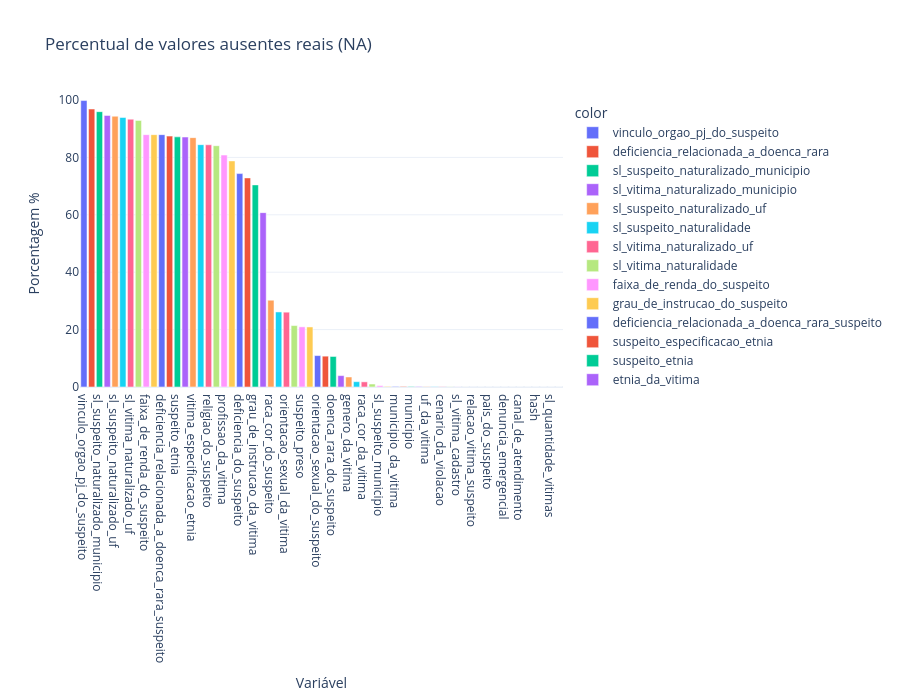

Notebook cell for this chart:
### Code cell
fig_missing = px.bar(x=missing_values.index, y=missing_values.values, title="Percentual de valores ausentes reais (NA)", labels={'x':'Variável', 'y':'Porcentagem %'}, color=missing_values.index)
fig_missing.update_layout(yaxis_range=[0, 100], height=700)
fig_missing.show()

### Figure 1 — Plotly figure (JSON) as saved in the notebook; plotly's stock layout.template omitted (floating-point values rounded to 4 significant figures)
{"data": [{"hovertemplate": "color=vinculo_orgao_pj_do_suspeito<br>Variável=%{x}<br>Porcentagem %=%{y}<extra></extra>", "legendgroup": "vinculo_orgao_pj_do_suspeito", "marker": {"color": "#636efa", "pattern": {"shape": ""}}, "name": "vinculo_orgao_pj_do_suspeito", "orientation": "v", "showlegend": true, "textposition": "auto", "type": "bar", "x": ["vinculo_orgao_pj_do_suspeito"], "xaxis": "x", "y": [99.8], "yaxis": "y"}, {"hovertemplate": "color=deficiencia_relacionada_a_doenca_rara<br>Variável=%{x}<br>Porcentagem %=%{y}<extra></extra>", "legendgroup": "deficiencia_relacionada_a_doenca_rara", "marker": {"color": "#EF553B", "pattern": {"shape": ""}}, "name": "deficiencia_relacionada_a_doenca_rara", "orientation": "v", "showlegend": true, "textposition": "auto", "type": "bar", "x": ["deficiencia_relacionada_a_doenca_rara"], "xaxis": "x", "y": [96.86], "yaxis": "y"}, {"hovertemplate": "color=sl_suspeito_naturalizado_municipio<br>Variável=%{x}<br>Porcentagem %=%{y}<extra></extra>", "legendgroup": "sl_suspeito_naturalizado_municipio", "marker": {"color": "#00cc96", "pattern": {"shape": ""}}, "name": "sl_suspeito_naturalizado_municipio", "orientation": "v", "showlegend": true, "textposition": "auto", "type": "bar", "x": ["sl_suspeito_naturalizado_municipio"], "xaxis": "x", "y": [95.94], "yaxis": "y"}, {"hovertemplate": "color=sl_vitima_naturalizado_municipio<br>Variável=%{x}<br>Porcentagem %=%{y}<extra></extra>", "legendgroup": "sl_vitima_naturalizado_municipio", "marker": {"color": "#ab63fa", "pattern": {"shape": ""}}, "name": "sl_vitima_naturalizado_municipio", "orientation": "v", "showlegend": true, "textposition": "auto", "type": "bar", "x": ["sl_vitima_naturalizado_municipio"], "xaxis": "x", "y": [94.62], "yaxis": "y"}, {"hovertemplate": "color=sl_suspeito_naturalizado_uf<br>Variável=%{x}<br>Porcentagem %=%{y}<extra></extra>", "legendgroup": "sl_suspeito_naturalizado_uf", "marker": {"color": "#FFA15A", "pattern": {"shape": ""}}, "name": "sl_suspeito_naturalizado_uf", "orientation": "v", "showlegend": true, "textposition": "auto", "type": "bar", "x": ["sl_suspeito_naturalizado_uf"], "xaxis": "x", "y": [94.35], "yaxis": "y"}, {"hovertemplate": "color=sl_suspeito_naturalidade<br>Variável=%{x}<br>Porcentagem %=%{y}<extra></extra>", "legendgroup": "sl_suspeito_naturalidade", "marker": {"color": "#19d3f3", "pattern": {"shape": ""}}, "name": "sl_suspeito_naturalidade", "orientation": "v", "showlegend": true, "textposition": "auto", "type": "bar", "x": ["sl_suspeito_naturalidade"], "xaxis": "x", "y": [93.91], "yaxis": "y"}, {"hovertemplate": "color=sl_vitima_naturalizado_uf<br>Variável=%{x}<br>Porcentagem %=%{y}<extra></extra>", "legendgroup": "sl_vitima_naturalizado_uf", "marker": {"color": "#FF6692", "pattern": {"shape": ""}}, "name": "sl_vitima_naturalizado_uf", "orientation": "v", "showlegend": true, "textposition": "auto", "type": "bar", "x": ["sl_vitima_naturalizado_uf"], "xaxis": "x", "y": [93.33], "yaxis": "y"}, {"hovertemplate": "color=sl_vitima_naturalidade<br>Variável=%{x}<br>Porcentagem %=%{y}<extra></extra>", "legendgroup": "sl_vitima_naturalidade", "marker": {"color": "#B6E880", "pattern": {"shape": ""}}, "name": "sl_vitima_naturalidade", "orientation": "v", "showlegend": true, "textposition": "auto", "type": "bar", "x": ["sl_vitima_naturalidade"], "xaxis": "x", "y": [92.88], "yaxis": "y"}, {"hovertemplate": "color=faixa_de_renda_do_suspeito<br>Variável=%{x}<br>Porcentagem %=%{y}<extra></extra>", "legendgroup": "faixa_de_renda_do_suspeito", "marker": {"color": "#FF97FF", "pattern": {"shape": ""}}, "name": "faixa_de_renda_do_suspeito", "orientation": "v", "showlegend": true, "textposition": "auto", "type": "bar", "x": ["faixa_de_renda_do_suspeito"], "xaxis": "x", "y": [87.93], "yaxis": "y"}, {"hovertemplate": "color=grau_de_instrucao_do_suspeito<br>Variável=%{x}<br>Porcentagem %=%{y}<extra></extra>", "legendgroup": "grau_de_instrucao_do_suspeito", "marker": {"color": "#FECB52", "pattern": {"shape": ""}}, "name": "grau_de_instrucao_do_suspeito", "orientation": "v", "showlegend": true, "textposition": "auto", "type": "bar", "x": ["grau_de_instrucao_do_suspeito"], "xaxis": "x", "y": [87.93], "yaxis": "y"}, {"hovertemplate": "color=deficiencia_relacionada_a_doenca_rara_suspeito<br>Variável=%{x}<br>Porcentagem %=%{y}<extra></extra>", "legendgroup": "deficiencia_relacionada_a_doenca_rara_suspeito", "marker": {"color": "#636efa", "pattern": {"shape": ""}}, "name": "deficiencia_relacionada_a_doenca_rara_suspeito", "orientation": "v", "showlegend": true, "textposition": "auto", "type": "bar", "x": ["deficiencia_relacionada_a_doenca_rara_suspeito"], "xaxis": "x", "y": [87.93], "yaxis": "y"}, {"hovertemplate": "color=suspeito_especificacao_etnia<br>Variável=%{x}<br>Porcentagem %=%{y}<extra></extra>", "legendgroup": "suspeito_especificacao_etnia", "marker": {"color": "#EF553B", "pattern": {"shape": ""}}, "name": "suspeito_especificacao_etnia", "orientation": "v", "showlegend": true, "textposition": "auto", "type": "bar", "x": ["suspeito_especificacao_etnia"], "xaxis": "x", "y": [87.42], "yaxis": "y"}, {"hovertemplate": "color=suspeito_etnia<br>Variável=%{x}<br>Porcentagem %=%{y}<extra></extra>", "legendgroup": "suspeito_etnia", "marker": {"color": "#00cc96", "pattern": {"shape": ""}}, "name": "suspeito_etnia", "orientation": "v", "showlegend": true, "textposition": "auto", "type": "bar", "x": ["suspeito_etnia"], "xaxis": "x", "y": [87.16], "yaxis": "y"}, {"hovertemplate": "color=etnia_da_vitima<br>Variável=%{x}<br>Porcentagem %=%{y}<extra></extra>", "legendgroup": "etnia_da_vitima", "marker": {"color": "#ab63fa", "pattern": {"shape": ""}}, "name": "etnia_da_vitima", "orientation": "v", "showlegend": true, "textposition": "auto", "type": "bar", "x": ["etnia_da_vitima"], "xaxis": "x", "y": [87.09], "yaxis": "y"}, {"hovertemplate": "color=vitima_especificacao_etnia<br>Variável=%{x}<br>Porcentagem %=%{y}<extra></extra>", "legendgroup": "vitima_especificacao_etnia", "marker": {"color": "#FFA15A", "pattern": {"shape": ""}}, "name": "vitima_especificacao_etnia", "orientation": "v", "showlegend": true, "textposition": "auto", "type": "bar", "x": ["vitima_especificacao_etnia"], "xaxis": "x", "y": [86.89], "yaxis": "y"}, {"hovertemplate": "color=faixa_de_renda_da_vitima<br>Variável=%{x}<br>Porcentagem %=%{y}<extra></extra>", "legendgroup": "faixa_de_renda_da_vitima", "marker": {"color": "#19d3f3", "pattern": {"shape": ""}}, "name": "faixa_de_renda_da_vitima", "orientation": "v", "showlegend": true, "textposition": "auto", "type": "bar", "x": ["faixa_de_renda_da_vitima"], "xaxis": "x", "y": [84.44], "yaxis": "y"}, {"hovertemplate": "color=religiao_do_suspeito<br>Variável=%{x}<br>Porcentagem %=%{y}<extra></extra>", "legendgroup": "religiao_do_suspeito", "marker": {"color": "#FF6692", "pattern": {"shape": ""}}, "name": "religiao_do_suspeito", "orientation": "v", "showlegend": true, "textposition": "auto", "type": "bar", "x": ["religiao_do_suspeito"], "xaxis": "x", "y": [84.4], "yaxis": "y"}, {"hovertemplate": "color=religiao_da_vitima<br>Variável=%{x}<br>Porcentagem %=%{y}<extra></extra>", "legendgroup": "religiao_da_vitima", "marker": {"color": "#B6E880", "pattern": {"shape": ""}}, "name": "religiao_da_vitima", "orientation": "v", "showlegend": true, "textposition": "auto", "type": "bar", "x": ["religiao_da_vitima"], "xaxis": "x", "y": [84.07], "yaxis": "y"}, {"hovertemplate": "color=profissao_da_vitima<br>Variável=%{x}<br>Porcentagem %=%{y}<extra></extra>", "legendgroup": "profissao_da_vitima", "marker": {"color": "#FF97FF", "pattern": {"shape": ""}}, "name": "profissao_da_vitima", "orientation": "v", "showlegend": true, "textposition": "auto", "type": "bar", "x": ["profissao_da_vitima"], "xaxis": "x", "y": [80.81], "yaxis": "y"}, {"hovertemplate": "color=sl_suspeito_ramo<br>Variável=%{x}<br>Porcentagem %=%{y}<extra></extra>", "legendgroup": "sl_suspeito_ramo", "marker": {"color": "#FECB52", "pattern": {"shape": ""}}, "name": "sl_suspeito_ramo", "orientation": "v", "showlegend": true, "textposition": "auto", "type": "bar", "x": ["sl_suspeito_ramo"], "xaxis": "x", "y": [78.78], "yaxis": "y"}, {"hovertemplate": "color=deficiencia_do_suspeito<br>Variável=%{x}<br>Porcentagem %=%{y}<extra></extra>", "legendgroup": "deficiencia_do_suspeito", "marker": {"color": "#636efa", "pattern": {"shape": ""}}, "name": "deficiencia_do_suspeito", "orientation": "v", "showlegend": true, "textposition": "auto", "type": "bar", "x": ["deficiencia_do_suspeito"], "xaxis": "x", "y": [74.36], "yaxis": "y"}, {"hovertemplate": "color=deficiencia_da_vitima<br>Variável=%{x}<br>Porcentagem %=%{y}<extra></extra>", "legendgroup": "deficiencia_da_vitima", "marker": {"color": "#EF553B", "pattern": {"shape": ""}}, "name": "deficiencia_da_vitima", "orientation": "v", "showlegend": true, "textposition": "auto", "type": "bar", "x": ["deficiencia_da_vitima"], "xaxis": "x", "y": [72.85], "yaxis": "y"}, {"hovertemplate": "color=grau_de_instrucao_da_vitima<br>Variável=%{x}<br>Porcentagem %=%{y}<extra></extra>", "legendgroup": "grau_de_instrucao_da_vitima", "marker": {"color": "#00cc96", "pattern": {"shape": ""}}, "name": "grau_de_instrucao_da_vitima", "orientation": "v", "showlegend": true, "textposition": "auto", "type": "bar", "x": ["grau_de_instrucao_da_vitima"], "xaxis": "x", "y": [70.42], "yaxis": "y"}, {"hovertemplate": "color=motivacao<br>Variável=%{x}<br>Porcentagem %=%{y}<extra></extra>", "legendgroup": "motivacao", "marker": {"color": "#ab63fa", "pattern": {"shape": ""}}, "name": "motivacao", "orientation": "v", "showlegend": true, "textposition": "auto", "type": "bar", "x": ["motivacao"], "xaxis": "x", "y": [60.75], "yaxis": "y"}, {"hovertemplate": "color=raca_cor_do_suspeito<br>Variável=%{x}<br>Porcentagem %=%{y}<extra></extra>", "legendgroup": "raca_cor_do_suspeito", "marker": {"color": "#FFA15A", "pattern": {"shape": ""}}, "name": "raca_cor_do_suspeito", "orientation": "v", "showlegend": true, "textposition": "auto", "type": "bar", "x": ["raca_cor_do_suspeito"], "xaxis": "x", "y": [30.23], "yaxis": "y"}, {"hovertemplate": "color=vitima_preso_a<br>Variável=%{x}<br>Porcentagem %=%{y}<extra></extra>", "legendgroup": "vitima_preso_a", "marker": {"color": "#19d3f3", "pattern": {"shape": ""}}, "name": "vitima_preso_a", "orientation": "v", "showlegend": true, "textposition": "auto", "type": "bar", "x": ["vitima_preso_a"], "xaxis": "x", "y": [26.15], "yaxis": "y"}, {"hovertemplate": "color=orientacao_sexual_da_vitima<br>Variável=%{x}<br>Porcentagem %=%{y}<extra></extra>", "legendgroup": "orientacao_sexual_da_vitima", "marker": {"color": "#FF6692", "pattern": {"shape": ""}}, "name": "orientacao_sexual_da_vitima", "orientation": "v", "showlegend": true, "textposition": "auto", "type": "bar", "x": ["orientacao_sexual_da_vitima"], "xaxis": "x", "y": [26.07], "yaxis": "y"}, {"hovertemplate": "color=faixa_etaria_do_suspeito<br>Variável=%{x}<br>Porcentagem %=%{y}<extra></extra>", "legendgroup": "faixa_etaria_do_suspeito", "marker": {"color": "#B6E880", "pattern": {"shape": ""}}, "name": "faixa_etaria_do_suspeito", "orientation": "v", "showlegend": true, "textposition": "auto", "type": "bar", "x": ["faixa_etaria_do_suspeito"], "xaxis": "x", "y": [21.41], "yaxis": "y"}, {"hovertemplate": "color=suspeito_preso<br>Variável=%{x}<br>Porcentagem %=%{y}<extra></extra>", "legendgroup": "suspeito_preso", "marker": {"color": "#FF97FF", "pattern": {"shape": ""}}, "name": "suspeito_preso", "orientation": "v", "showlegend": true, "textposition": "auto", "type": "bar", "x": ["suspeito_preso"], "xaxis": "x", "y": [20.96], "yaxis": "y"}, {"hovertemplate": "color=profissao_do_suspeito<br>Variável=%{x}<br>Porcentagem %=%{y}<extra></extra>", "legendgroup": "profissao_do_suspeito", "marker": {"color": "#FECB52", "pattern": {"shape": ""}}, "name": "profissao_do_suspeito", "orientation": "v", "showlegend": true, "textposition": "auto", "type": "bar", "x": ["profissao_do_suspeito"], "xaxis": "x", "y": [20.92], "yaxis": "y"}, {"hovertemplate": "color=orientacao_sexual_do_suspeito<br>Variável=%{x}<br>Porcentagem %=%{y}<extra></extra>", "legendgroup": "orientacao_sexual_do_suspeito", "marker": {"color": "#636efa", "pattern": {"shape": ""}}, "name": "orientacao_sexual_do_suspeito", "orientation": "v", "showlegend": true, "textposition": "auto", "type": "bar", "x": ["orientacao_sexual_do_suspeito"], "xaxis": "x", "y": [10.95], "yaxis": "y"}, {"hovertemplate": "color=genero_do_suspeito<br>Variável=%{x}<br>Porcentagem %=%{y}<extra></extra>", "legendgroup": "genero_do_suspeito", "marker": {"color": "#EF553B", "pattern": {"shape": ""}}, "name": "genero_do_suspeito", "orientation": "v", "showlegend": true, "textposition": "auto", "type": "bar", "x": ["genero_do_suspeito"], "xaxis": "x", "y": [10.75], "yaxis": "y"}, {"hovertemplate": "color=doenca_rara_do_suspeito<br>Variável=%{x}<br>Porcentagem %=%{y}<extra></extra>", "legendgroup": "doenca_rara_do_suspeito", "marker": {"color": "#00cc96", "pattern": {"shape": ""}}, "name": "doenca_rara_do_suspeito", "orientation": "v", "showlegend": true, "textposition": "auto", "type": "bar", "x": ["doenca_rara_do_suspeito"], "xaxis": "x", "y": [10.64], "yaxis": "y"}, {"hovertemplate": "color=doenca_rara_da_vitima<br>Variável=%{x}<br>Porcentagem %=%{y}<extra></extra>", "legendgroup": "doenca_rara_da_vitima", "marker": {"color": "#ab63fa", "pattern": {"shape": ""}}, "name": "doenca_rara_da_vitima", "orientation": "v", "showlegend": true, "textposition": "auto", "type": "bar", "x": ["doenca_rara_da_vitima"], "xaxis": "x", "y": [3.964], "yaxis": "y"}, {"hovertemplate": "color=genero_da_vitima<br>Variável=%{x}<br>Porcentagem %=%{y}<extra></extra>", "legendgroup": "genero_da_vitima", "marker": {"color": "#FFA15A", "pattern": {"shape": ""}}, "name": "genero_da_vitima", "orientation": "v", "showlegend": true, "textposition": "auto", "type": "bar", "x": ["genero_da_vitima"], "xaxis": "x", "y": [3.495], "yaxis": "y"}, {"hovertemplate": "color=faixa_etaria_da_vitima<br>Variável=%{x}<br>Porcentagem %=%{y}<extra></extra>", "legendgroup": "faixa_etaria_da_vitima", "marker": {"color": "#19d3f3", "pattern": {"shape": ""}}, "name": "faixa_etaria_da_vitima", "orientation": "v", "showlegend": true, "textposition": "auto", "type": "bar", "x": ["faixa_etaria_da_vitima"], "xaxis": "x", "y": [1.858], "yaxis": "y"}, {"hovertemplate": "color=raca_cor_da_vitima<br>Variável=%{x}<br>Porcentagem %=%{y}<extra></extra>", "legendgroup": "raca_cor_da_vitima", "marker": {"color": "#FF6692", "pattern": {"shape": ""}}, "name": "raca_cor_da_vitima", "orientation": "v", "showlegend": true, "textposition": "auto", "type": "bar", "x": ["raca_cor_da_vitima"], "xaxis": "x", "y": [1.794], "yaxis": "y"}, {"hovertemplate": "color=violacao<br>Variável=%{x}<br>Porcentagem %=%{y}<extra></extra>", "legendgroup": "violacao", "marker": {"color": "#B6E880", "pattern": {"shape": ""}}, "name": "violacao", "orientation": "v", "showlegend": true, "textposition": "auto", "type": "bar", "x": ["violacao"], "xaxis": "x", "y": [1.034], "yaxis": "y"}, {"hovertemplate": "color=sl_suspeito_municipio<br>Variável=%{x}<br>Porcentagem %=%{y}<extra></extra>", "legendgroup": "sl_suspeito_municipio", "marker": {"color": "#FF97FF", "pattern": {"shape": ""}}, "name": "sl_suspeito_municipio", "orientation": "v", "showlegend": true, "textposition": "auto", "type": "bar", "x": ["sl_suspeito_municipio"], "xaxis": "x", "y": [0.4801], "yaxis": "y"}, {"hovertemplate": "color=uf_do_suspeito<br>Variável=%{x}<br>Porcentagem %=%{y}<extra></extra>", "legendgroup": "uf_do_suspeito", "marker": {"color": "#FECB52", "pattern": {"shape": ""}}, "name": "uf_do_suspeito", "orientation": "v", "showlegend": true, "textposition": "auto", "type": "bar", "x": ["uf_do_suspeito"], "xaxis": "x", "y": [0.1969], "yaxis": "y"}, {"hovertemplate": "color=municipio_da_vitima<br>Variável=%{x}<br>Porcentagem %=%{y}<extra></extra>", "legendgroup": "municipio_da_vitima", "marker": {"color": "#636efa", "pattern": {"shape": ""}}, "name": "municipio_da_vitima", "orientation": "v", "showlegend": true, "textposition": "auto", "type": "bar", "x": ["municipio_da_vitima"], "xaxis": "x", "y": [0.185], "yaxis": "y"}, {"hovertemplate": "color=inicio_das_violacoes<br>Variável=%{x}<br>Porcentagem %=%{y}<extra></extra>", "legendgroup": "inicio_das_violacoes", "marker": {"color": "#EF553B", "pattern": {"shape": ""}}, "name": "inicio_das_violacoes", "orientation": "v", "showlegend": true, "textposition": "auto", "type": "bar", "x": ["inicio_das_violacoes"], "xaxis": "x", "y": [0.185], "yaxis": "y"}, {"hovertemplate": "color=municipio<br>Variável=%{x}<br>Porcentagem %=%{y}<extra></extra>", "legendgroup": "municipio", "marker": {"color": "#00cc96", "pattern": {"shape": ""}}, "name": "municipio", "orientation": "v", "showlegend": true, "textposition": "auto", "type": "bar", "x": ["municipio"], "xaxis": "x", "y": [0.1633], "yaxis": "y"}, {"hovertemplate": "color=frequencia<br>Variável=%{x}<br>Porcentagem %=%{y}<extra></extra>", "legendgroup": "frequencia", "marker": {"color": "#ab63fa", "pattern": {"shape": ""}}, "name": "frequencia", "orientation": "v", "showlegend": true, "textposition": "auto", "type": "bar", "x": ["frequencia"], "xaxis": "x", "y": [0.1555], "yaxis": "y"}, {"hovertemplate": "color=uf_da_vitima<br>Variável=%{x}<br>Porcentagem %=%{y}<extra></extra>", "legendgroup": "uf_da_vitima", "marker": {"color": "#FFA15A", "pattern": {"shape": ""}}, "name": "uf_da_vitima", "orientation": "v", "showlegend": true, "textposition": "auto", "type": "bar", "x": ["uf_da_vitima"], "xaxis": "x", "y": [0.08206], "yaxis": "y"}, {"hovertemplate": "color=suspeito_nacionalidade<br>Variável=%{x}<br>Porcentagem %=%{y}<extra></extra>", "legendgroup": "suspeito_nacionalidade", "marker": {"color": "#19d3f3", "pattern": {"shape": ""}}, "name": "suspeito_nacionalidade", "orientation": "v", "showlegend": true, "textposition": "auto", "type": "bar", "x": ["suspeito_nacionalidade"], "xaxis": "x", "y": [0.08095], "yaxis": "y"}, {"hovertemplate": "color=cenario_da_violacao<br>Variável=%{x}<br>Porcentagem %=%{y}<extra></extra>", "legendgroup": "cenario_da_violacao", "marker": {"color": "#FF6692", "pattern": {"shape": ""}}, "name": "cenario_da_violacao", "orientation": "v", "showlegend": true, "textposition": "auto", "type": "bar", "x": ["cenario_da_violacao"], "xaxis": "x", "y": [0.07993], "yaxis": "y"}, {"hovertemplate": "color=uf<br>Variável=%{x}<br>Porcentagem %=%{y}<extra></extra>", "legendgroup": "uf", "marker": {"color": "#B6E880", "pattern": {"shape": ""}}, "name": "uf", "orientation": "v", "showlegend": true, "textposition": "auto", "type": "bar", "x": ["uf"], "xaxis": "x", "y": [0.06], "yaxis": "y"}, {"hovertemplate": "color=sl_vitima_cadastro<br>Variável=%{x}<br>Porcentagem %=%{y}<extra></extra>", "legendgroup": "sl_vitima_cadastro", "marker": {"color": "#FF97FF", "pattern": {"shape": ""}}, "name": "sl_vitima_cadastro", "orientation": "v", "showlegend": true, "textposition": "auto", "type": "bar", "x": ["sl_vitima_cadastro"], "xaxis": "x", "y": [0.03296], "yaxis": "y"}, {"hovertemplate": "color=nacionalidade_da_vitima<br>Variável=%{x}<br>Porcentagem %=%{y}<extra></extra>", "legendgroup": "nacionalidade_da_vitima", "marker": {"color": "#FECB52", "pattern": {"shape": ""}}, "name": "nacionalidade_da_vitima", "orientation": "v", "showlegend": true, "textposition": "auto", "type": "bar", "x": ["nacionalidade_da_vitima"], "xaxis": "x", "y": [0.01431], "yaxis": "y"}, {"hovertemplate": "color=relacao_vitima_suspeito<br>Variável=%{x}<br>Porcentagem %=%{y}<extra></extra>", "legendgroup": "relacao_vitima_suspeito", "marker": {"color": "#636efa", "pattern": {"shape": ""}}, "name": "relacao_vitima_suspeito", "orientation": "v", "showlegend": true, "textposition": "auto", "type": "bar", "x": ["relacao_vitima_suspeito"], "xaxis": "x", "y": [0.01323], "yaxis": "y"}, {"hovertemplate": "color=denunciante<br>Variável=%{x}<br>Porcentagem %=%{y}<extra></extra>", "legendgroup": "denunciante", "marker": {"color": "#EF553B", "pattern": {"shape": ""}}, "name": "denunciante", "orientation": "v", "showlegend": true, "textposition": "auto", "type": "bar", "x": ["denunciante"], "xaxis": "x", "y": [0.01155], "yaxis": "y"}, {"hovertemplate": "color=pais_do_suspeito<br>Variável=%{x}<br>Porcentagem %=%{y}<extra></extra>", "legendgroup": "pais_do_suspeito", "marker": {"color": "#00cc96", "pattern": {"shape": ""}}, "name": "pais_do_suspeito", "orientation": "v", "showlegend": true, "textposition": "auto", "type": "bar", "x": ["pais_do_suspeito"], "xaxis": "x", "y": [0.011], "yaxis": "y"}, {"hovertemplate": "color=pais<br>Variável=%{x}<br>Porcentagem %=%{y}<extra></extra>", "legendgroup": "pais", "marker": {"color": "#ab63fa", "pattern": {"shape": ""}}, "name": "pais", "orientation": "v", "showlegend": true, "textposition": "auto", "type": "bar", "x": ["pais"], "xaxis": "x", "y": [0.005856], "yaxis": "y"}, {"hovertemplate": "color=denuncia_emergencial<br>Variável=%{x}<br>Porcentagem %=%{y}<extra></extra>", "legendgroup": "denuncia_emergencial", "marker": {"color": "#FFA15A", "pattern": {"shape": ""}}, "name": "denuncia_emergencial", "orientation": "v", "showlegend": true, "textposition": "auto", "type": "bar", "x": ["denuncia_emergencial"], "xaxis": "x", "y": [0.0003914], "yaxis": "y"}, {"hovertemplate": "color=pais_da_vitima<br>Variável=%{x}<br>Porcentagem %=%{y}<extra></extra>", "legendgroup": "pais_da_vitima", "marker": {"color": "#19d3f3", "pattern": {"shape": ""}}, "name": "pais_da_vitima", "orientation": "v", "showlegend": true, "textposition": "auto", "type": "bar", "x": ["pais_da_vitima"], "xaxis": "x", "y": [7.248e-05], "yaxis": "y"}, {"hovertemplate": "color=canal_de_atendimento<br>Variável=%{x}<br>Porcentagem %=%{y}<extra></extra>", "legendgroup": "canal_de_atendimento", "marker": {"color": "#FF6692", "pattern": {"shape": ""}}, "name": "canal_de_atendimento", "orientation": "v", "showlegend": true, "textposition": "auto", "type": "bar", "x": ["canal_de_atendimento"], "xaxis": "x", "y": [6.523e-05], "yaxis": "y"}, {"hovertemplate": "color=grupo_vulneravel<br>Variável=%{x}<br>Porcentagem %=%{y}<extra></extra>", "legendgroup": "grupo_vulneravel", "marker": {"color": "#B6E880", "pattern": {"shape": ""}}, "name": "grupo_vulneravel", "orientation": "v", "showlegend": true, "textposition": "auto", "type": "bar", "x": ["grupo_vulneravel"], "xaxis": "x", "y": [0.0], "yaxis": "y"}, {"hovertemplate": "color=hash<br>Variável=%{x}<br>Porcentagem %=%{y}<extra></extra>", "legendgroup": "hash", "marker": {"color": "#FF97FF", "pattern": {"shape": ""}}, "name": "hash", "orientation": "v", "showlegend": true, "textposition": "auto", "type": "bar", "x": ["hash"], "xaxis": "x", "y": [0.0], "yaxis": "y"}, {"hovertemplate": "color=data_de_cadastro<br>Variável=%{x}<br>Porcentagem %=%{y}<extra></extra>", "legendgroup": "data_de_cadastro", "marker": {"color": "#FECB52", "pattern": {"shape": ""}}, "name": "data_de_cadastro", "orientation": "v", "showlegend": true, "textposition": "auto", "type": "bar", "x": ["data_de_cadastro"], "xaxis": "x", "y": [0.0], "yaxis": "y"}, {"hovertemplate": "color=sl_quantidade_vitimas<br>Variável=%{x}<br>Porcentagem %=%{y}<extra></extra>", "legendgroup": "sl_quantidade_vitimas", "marker": {"color": "#636efa", "pattern": {"shape": ""}}, "name": "sl_quantidade_vitimas", "orientation": "v", "showlegend": true, "textposition": "auto", "type": "bar", "x": ["sl_quantidade_vitimas"], "xaxis": "x", "y": [0.0], "yaxis": "y"}, {"hovertemplate": "color=natureza_juridica_do_suspeito<br>Variável=%{x}<br>Porcentagem %=%{y}<extra></extra>", "legendgroup": "natureza_juridica_do_suspeito", "marker": {"color": "#EF553B", "pattern": {"shape": ""}}, "name": "natureza_juridica_do_suspeito", "orientation": "v", "showlegend": true, "textposition": "auto", "type": "bar", "x": ["natureza_juridica_do_suspeito"], "xaxis": "x", "y": [0.0], "yaxis": "y"}], "layout": {"barmode": "relative", "height": 700, "legend": {"title": {"text": "color"}, "tracegroupgap": 0}, "title": {"text": "Percentual de valores ausentes reais (NA)"}, "xaxis": {"anchor": "y", "domain": [0, 1], "title": {"text": "Variável"}}, "yaxis": {"anchor": "x", "domain": [0, 1], "range": [0, 100], "title": {"text": "Porcentagem %"}}}}
